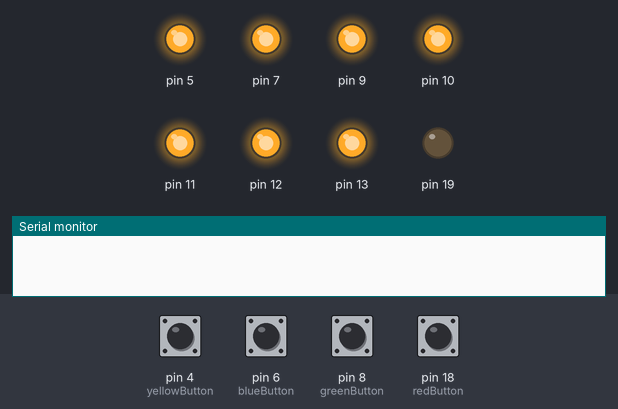
Bench run of a sketch on a simulated Arduino Uno, built with avr-gcc and run on an emulated ATmega328P. Parts: output pins drawn as LEDs (lit = HIGH), the last lines printed to the serial monitor. The test bench sets the inputs (shaded band); at power-on: pin 4 (yellowButton), pin 6 (blueButton), pin 8 (greenButton), pin 18 (redButton) HIGH.

Above: at 1.2 s.
1.3 s: pin 4 (yellowButton) pulled LOW for 0.15 s
At 1.42 s:
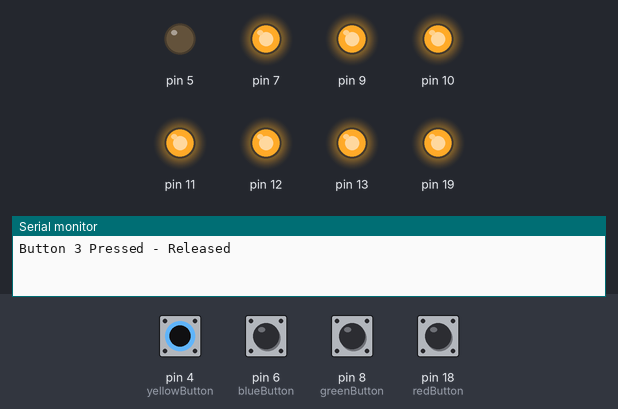
2.9 s: pin 6 (blueButton) pulled LOW for 1 s
At 3.7 s:
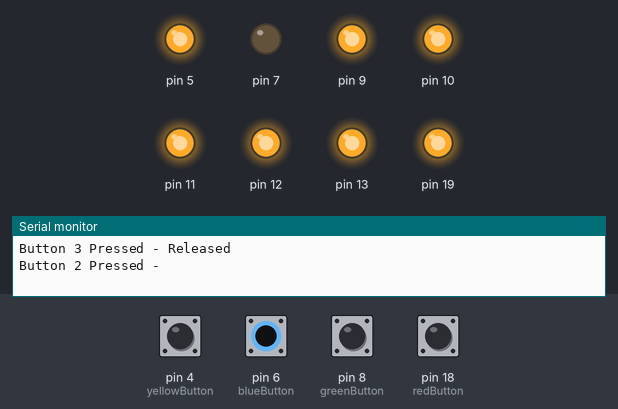
5.4 s: pin 8 (greenButton) pulled LOW for 0.15 s
At 5.52 s:
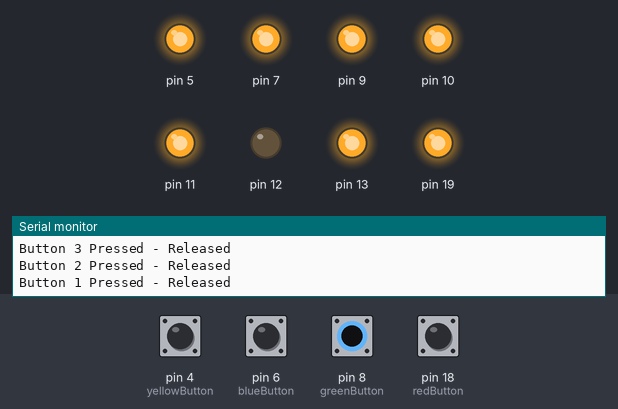
7.0 s: pin 18 (redButton) pulled LOW for 0.15 s
At 7.12 s:
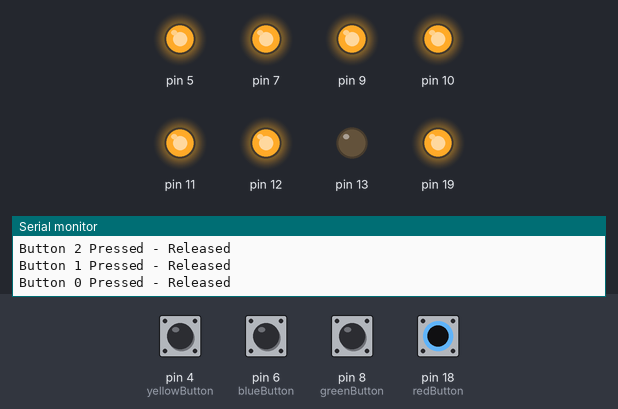
Timing chart, 0 to 9.6 s (numbered marks = the images above; inputs shaded):
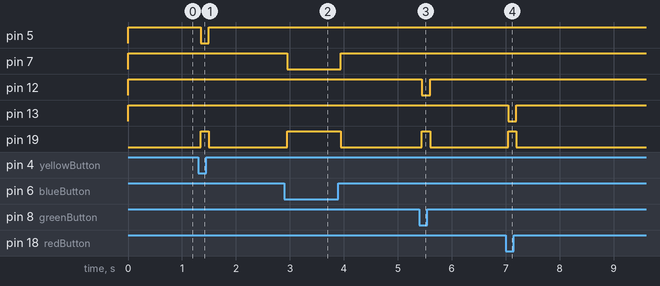

The sketch:

simon_lesson3a.ino
```cpp
/* Code as it looks at the end of lesson 3a. */

#include "Button.h"
#include "Keyboard.h"
#include "Led.h"
#include "PiezoBuzzer.h"

/*
 * Define all buttons.
 */
constexpr Button redButton(18, 0);
constexpr Button greenButton(8, 1);
constexpr Button blueButton(6, 2);
constexpr Button yellowButton(4, 3);

const int buttonCount = 4;
constexpr Button buttonList[buttonCount] = {redButton, greenButton, blueButton, yellowButton};

/*
 * Define all of our display leds.
 */
constexpr Led led0(13);   // Led0 is controlled by pin 13
constexpr Led led1(12);   // Led1 is controlled by pin 12
constexpr Led led2( 7);   // Led2 is controlled by pin 7
constexpr Led led3( 5);   // Led3 is controlled by pin 5

const int ledCount = 4;  // We have 4 leds in totoal
constexpr Led ledList[ledCount] = {led0, led1, led2, led3}; // Array of our led objects used to control the display

/*
 * Setup game sub-systems
 */
PiezoBuzzer buzzer(19);
Keyboard keyboard(buttonList, buttonCount);

const Button* lastPressed = NULL;

void setup() {
  // Initialize the serial port so we can see things happening
  Serial.begin(115200);

  // Initialize the buzzer so it can be used.
  buzzer.begin();
  keyboard.begin();

  // Turn on color output
  pinMode(11,OUTPUT);
  digitalWrite(11,HIGH);
  pinMode(10,OUTPUT);
  digitalWrite(10,HIGH);
  pinMode(9,OUTPUT);
  digitalWrite(9,HIGH);

  // Initialize LEDs
  led0.begin();
  led1.begin();
  led2.begin();
  led3.begin();
}

void loop() {
  keyboard.scan();
  const Button* pressed = keyboard.buttonPressed();
  if (pressed != lastPressed) {
    if (lastPressed != NULL) {
      Serial.println("Released");
      buzzer.turnOff();
      ledList[lastPressed->getId()].turnOff();
    }
    lastPressed = pressed;
    if (pressed) {
      Serial.print("Button ");
      Serial.print(pressed->getId(), DEC);
      Serial.print(" Pressed - ");
      ledList[pressed->getId()].turnOn();
      buzzer.turnOn();
    }
  }
}
```

Button.cpp
```cpp
 #include "Button.h"

 void Button::begin() const {
    pinMode(pin_, INPUT_PULLUP);
}

bool Button::readState() const {
  return digitalRead(pin_) == LOW;
}

int Button::getId() const {
  return id_;
}
```

Button.h
```cpp
#ifndef BUTTON_H
#define BUTTON_H

#include <Arduino.h>

/**
 * Object to read a button input asigned to a given color.  Button should be connected so
 * when the button is pushed it is connected to ground.
 */
class Button {
private:
  const int pin_;
  const int id_;

public:
  /**
   * Constructor which takes in the pin number which is used to control the button.
   *
   * @param pin Digital pin this button is connected to.
   * @param id Numeric id for this button.
   */
  constexpr Button(const int pin, const int id) : pin_(pin), id_(id)  {};

  /**
   * Configures the button pin.
   */
  void begin() const;

  /**
   * Reads the current state of this button.
   *
   * @return True if the button is pressed.
   */
  bool readState() const;

  int getId() const;
};

#endif /* BUTTON_H */
```

EventTimer.cpp
```cpp
#include "EventTimer.h"

EventTimer::EventTimer(unsigned long interval) : interval_(interval), nextFire_(millis() + interval) {};

bool EventTimer::hasEventFired() {
  unsigned long current = millis();
  if (((int32_t)(current - nextFire_) >= 0)) {
    nextFire_ = millis() + interval_;
    return true;
  } else {
    return false;
  }
}

void EventTimer::reset() {
  nextFire_ = millis() + interval_;
}

void EventTimer::setInterval(unsigned long interval) {
  this->interval_ = interval;
  reset();
}
```

EventTimer.h
```cpp
#ifndef EVENTTIMER_H
#define EVENTTIMER_H

#include <Arduino.h>

/**
 * EventTimer object which can be used to execute code at regular intervals.
 * Accuracy is dependant on how often hasEventFired is called.
 *
 * @tparam interval Time between events firing in milliseconds.  This is a template parameter in order to allow static construction of event timers inside other objects.
 */
class EventTimer {
private:
  unsigned long interval_;
  unsigned long nextFire_;

public:
  EventTimer(unsigned long interval);

  /**
   * Checks to see if enough time has that the event should be executed.  Timer
   * will automatically be reset once fire has been ready.
   *
   * @return True if event has fired.
   */
  bool hasEventFired();

  /**
   * Resets the timer to fire after the interval from this moment.
   */
  void reset();

  /**
   * Sets a new interval and resets the timer.
   */
  void setInterval(unsigned long interval);
};

#endif /* EVENTTIMER_H */
```

Keyboard.cpp
```cpp
#include "Keyboard.h"

Keyboard::Keyboard(const Button* const buttons, const int buttonCount) :
    buttons_(buttons),
    buttonCount_((buttonCount < maxButtonCount_) ? buttonCount : maxButtonCount_),
    timer_(EventTimer(debounceInterval_)) { };

void Keyboard::begin() const {
  for (int i = 0; i < buttonCount_; i++) {
    buttons_[i].begin();
  }
}

void Keyboard::scan() {
  // If it has been long enough since last time we checked buttons lets do it again
  if (timer_.hasEventFired()) {

    // Read current button state from all the buttons into our state array.
    for (int button = 0; button < buttonCount_; button++) {
      stateBuffer_[button][stateBufferIndex_] = buttons_[button].readState();
    }
    // Increment index so we store the next round of button states in the next location
    stateBufferIndex_++;
    // Loop around and start overwriting the oldest states once we have filled the array
    if (stateBufferIndex_ >= debounceCount_) { stateBufferIndex_ = 0; }

    // Now loop through the buttons to check to see if they have stabalized
    for (int button = 0; button < buttonCount_; button++) {
      // Check to see if all of this buttons readings are the same
      bool consistent = true;
      bool pressed = stateBuffer_[button][0];
      for (int i=1; consistent && i < debounceCount_; i++) {
        consistent = (pressed == stateBuffer_[button][i]);
      }
      // if they are then update the buttonstate
      if (consistent) {
        buttonState_[button] = pressed;
      }
    }
  }
}

const Button* const Keyboard::buttonPressed() const {
  // Loop through all buttons and return the first one pressed.
  for (int button = 0; button < buttonCount_; button++) {
    if (buttonState_[button]) { return &buttons_[button]; }
  }
  // If no buttons where pressed then return null.
  return NULL;
}
```

Keyboard.h
```cpp
#ifndef KEYBOARD_H
#define KEYBOARD_H

#include <Arduino.h>
#include "Button.h"
#include "EventTimer.h"

/**
 * Class which scans a collection of buttons and keeps track of the current active button.
 */
class Keyboard {
private:
  const static unsigned int debounceInterval_ = 5; // Amount of time in milliseconds between reading buttons
  const static unsigned int debounceCount_ = 10;   // Number of consequtive consistent reads before we declare a button state change
  const static unsigned int maxButtonCount_ = 10;  // Maximum number of buttons we can keep track of

  const int buttonCount_;
  const Button* const buttons_;

  EventTimer timer_;
  bool stateBuffer_[maxButtonCount_][debounceCount_];
  byte stateBufferIndex_;
  bool buttonState_[maxButtonCount_];

public:
  /**
   * Constructor for creating a keyboard.
   *
   * @param buttons Pointer to a button array contianing the buttons this keyboard will scan.
   * @param buttonCount Number of buttons in the button array.
   */
  Keyboard(const Button* const buttons, const int buttonCount);

  /**
   * Initializes the keyboard configuring all the buttons for reading.
   */
  void begin() const;

  /**
   * Scans the keyboard for changes.
   */
  void scan();

  /**
   * Returns the currently active button on the keyboard.
   *
   * @return Pointer to the button which is pressed or NULL if no button is pressed.
   */
  const Button* const buttonPressed() const;
};

#endif /* KEYBOARD_H */
```

Led.h
```cpp
#ifndef LED_H
#define LED_H

#include <Arduino.h>

/**
 * Class representing an individual LED which can be turned on or off.
 */
class Led {
private:
  const int pin_;

public:
  /**
   * Constructor which takes in the pin number which is used to control the LED.
   *
   * @param onOffPin Pin used to turn the Led on or off.
   */
  constexpr Led(const int onOffPin) : pin_(onOffPin) {};

  /**
   * Configures the LED pin.
   */
  void begin() const {
    pinMode(pin_, OUTPUT);
    digitalWrite(pin_, HIGH);
  }

  /**
   * Turns on the LED.
   */
  void turnOn() const {
    digitalWrite(pin_, LOW);
  }

  /**
   * Turns off the LED.
   */
  void turnOff() const {
    digitalWrite(pin_, HIGH);
  }
};

#endif /* LED_H */
```

PiezoBuzzer.cpp
```cpp
#include "PiezoBuzzer.h"

void PiezoBuzzer::begin() const {
  pinMode(pin_, OUTPUT);
  digitalWrite(pin_, LOW);
}

void PiezoBuzzer::turnOn() const {
  digitalWrite(pin_, HIGH);
}

void PiezoBuzzer::turnOff() const {
  digitalWrite(pin_, LOW);
}
```

PiezoBuzzer.h
```cpp
#ifndef PEIZOBUZZER_H
#define PEIZOBUZZER_H

#include <Arduino.h>

/**
 * Class to control a piezo buzzer.
 */
class PiezoBuzzer {
private:
  const int pin_;

public:
  /**
   * Creates a new PiezoBuzzer class.
   *
   * @param pin Digital pin number of the pin which is connected to the positive side of the buzzer.
   */
  constexpr PiezoBuzzer(const int pin) : pin_(pin) {};

  /**
   * Initializies the buzzer IO pins.
   */
  void begin() const;

  /**
   * Turns on the buzzer.
   */
  void turnOn() const;

  /**
   * Turns off the buzzer.
   */
  void turnOff() const;
};

#endif // PEIZOBUZZER_H
```

Measured:
- after the input at 1.3 s, pin 5: HIGH → LOW after 0.05 s, → HIGH 0.15 s later; pin 19: LOW → HIGH after 0.05 s, → LOW 0.15 s later
- after the input at 2.9 s, pin 7: HIGH → LOW after 0.05 s, → HIGH 1.0 s later; pin 19: LOW → HIGH after 0.05 s, → LOW 1.0 s later
- after the input at 5.4 s, pin 12: HIGH → LOW after 0.05 s, → HIGH 0.15 s later; pin 19: LOW → HIGH after 0.05 s, → LOW 0.15 s later
- after the input at 7.0 s, pin 13: HIGH → LOW after 0.05 s, → HIGH 0.15 s later; pin 19: LOW → HIGH after 0.05 s, → LOW 0.15 s later
